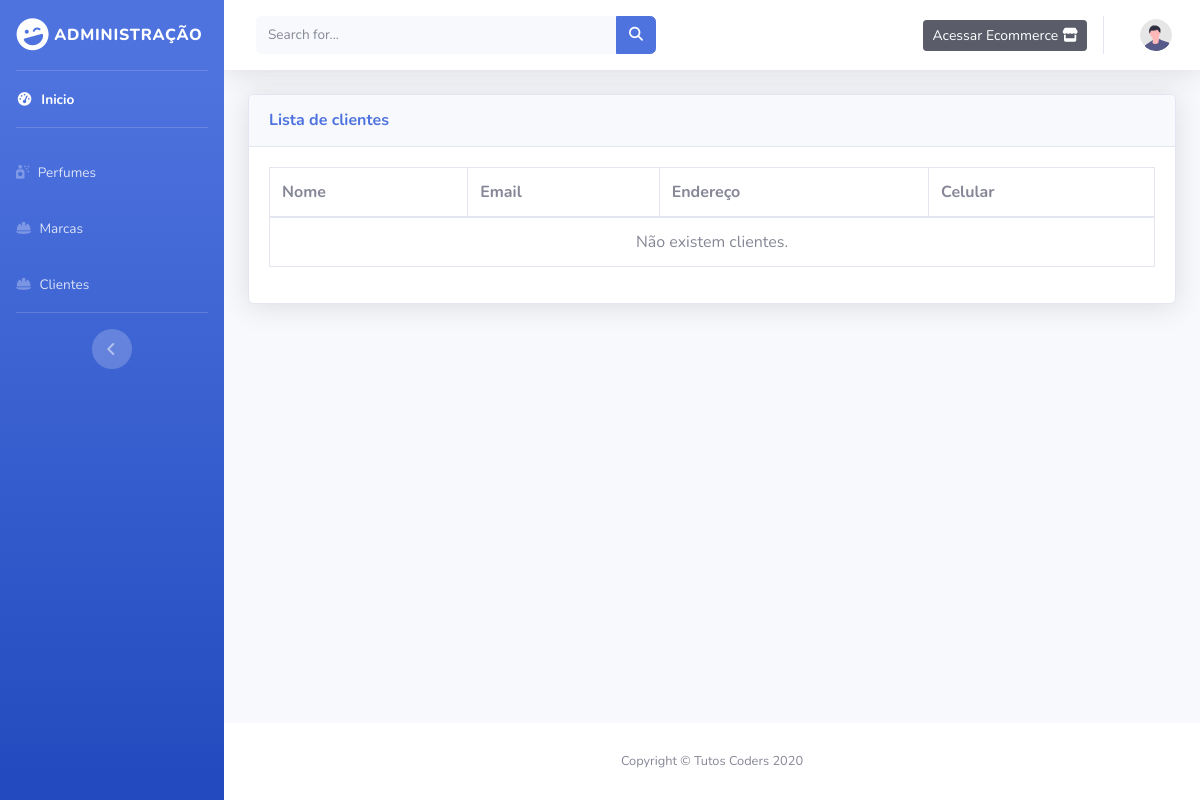
/index.php/admin/cliente, run on an earlier commit of the app's database.
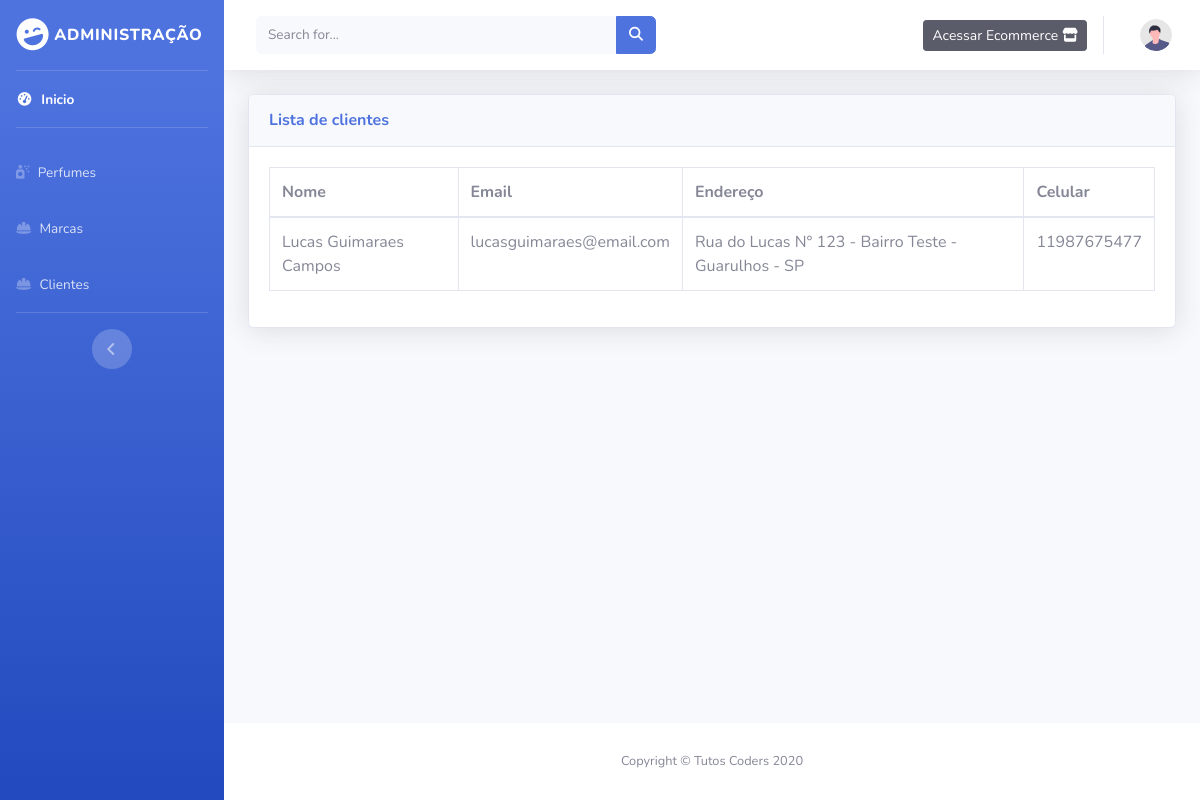
And on a later commit of the database.
### tables this page shows
CREATE TABLE `clientes` (
  `id` int(11) NOT NULL,
  `nome` varchar(150) NOT NULL,
  `email` varchar(100) NOT NULL,
  `senha` varchar(200) NOT NULL,
  `endereco` varchar(150) NOT NULL,
  `celular` bigint(14) NOT NULL
);

### application/controllers/admin/Cliente.php (called while the page is built, shortened)
<?php
class Cliente extends MY_Controller
{
	public function index()
	{
		$dados['clientes'] = $this->Cliente_model->buscaclientes();
		$dados['subview'] = 'admin/cliente/listagem';
		$this->load->vars($dados);
		$this->load->view('admin/layout_main_admin');
	}
}

### index.php (called while the page is built, shortened)
<?php
require_once BASEPATH.'core/CodeIgniter.php';

### application/models/Cliente_model.php (called while the page is built, shortened)
<?php
class Cliente_model extends CI_Model
{
	public function buscaClientes()
	{
		$this->db->select('*');
		$this->db->from('clientes');
		return $this->db->get()->result();
	}
}

### application/views/admin/cliente/listagem.php (the view, shortened to what this page needs)
<div class="card shadow mb-4">
	<div class="card-header d-flex align-items-center justify-content-between py-3">
		<h6 class="m-0 font-weight-bold text-primary">Lista de clientes</h6>
	</div>
	<div class="card-body">
		<div class="table-responsive">
			<table class="table table-bordered" id="dataTable" width="100%" cellspacing="0">
				<thead>
					<tr>
						<th>Nome</th>
						<th>Email</th>
						<th>Endereço</th>
						<th>Celular</th>
					</tr>
				</thead>
				<tbody>
					<?php if (count($clientes)) : foreach ($clientes as $cliente) : ?>
							<tr>
								<td><?= $cliente->nome ?></td>
								<td><?= $cliente->email ?></td>
								<td><?= $cliente->endereco ?></td>
								<td class="celular"><?= $cliente->celular ?></td>
							</tr>
						<?php endforeach; ?>
					<?php else : ?>
						<tr>
							<td colspan="4" class="text-center">Não existem clientes.</td>
						</tr>
					<?php endif; ?>
				</tbody>
			</table>
		</div>
	</div>
</div>

What changed in the data, as far as the page shows it:
added clientes: nome "Lucas Guimaraes Campos", email "lucasguimaraes@email.com", endereco "Rua do Lucas N° 123 - Bairro Teste - Guarulhos - SP", celular "11987675477"
Also different on the page:
text no longer shown: "Não existem clientes."
